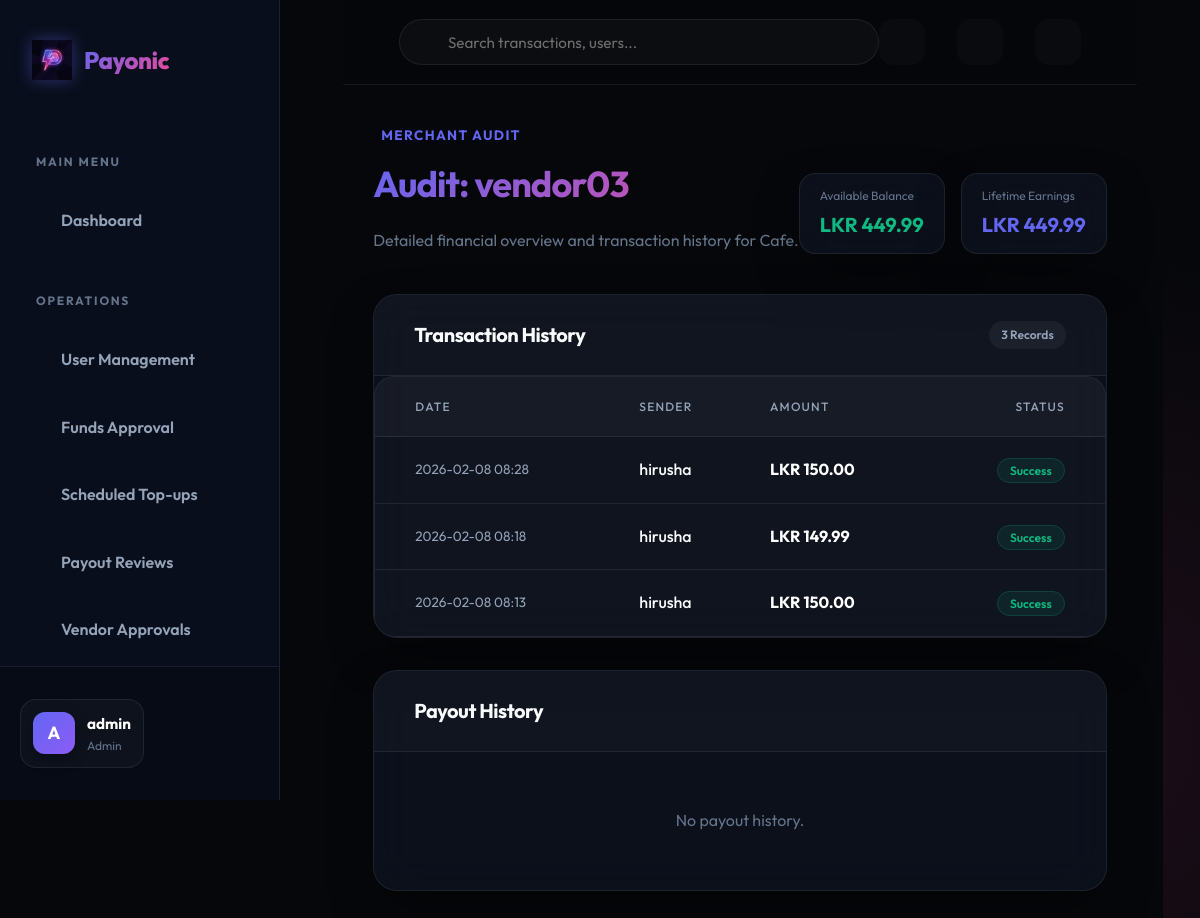
Screenshot of /admin/vendor/9/audit (signed in) with the database file from the repository.
### app/models.py (models this page shows, shortened)
class User(UserMixin, db.Model):
    id = db.Column(db.Integer, primary_key=True)
    username = db.Column(db.String(64), index=True, unique=True, nullable=False)
    email = db.Column(db.String(120), index=True, unique=True, nullable=False)
    password_hash = db.Column(db.String(128))
    role = db.Column(db.String(20), nullable=False)  # student, vendor, admin
    is_active_user = db.Column(db.Boolean, default=True)
    phone_number = db.Column(db.String(20))
    registration_number = db.Column(db.String(50)) # For students
    student_id = db.Column(db.String(20)) # Internal ID
    vendor_name = db.Column(db.String(100)) # For vendors
    business_name = db.Column(db.String(100)) # For vendors
    business_type = db.Column(db.String(50)) # For vendors
    is_approved_vendor = db.Column(db.Boolean, default=False)
    profile_pic = db.Column(db.String(255))
    merchant_id = db.Column(db.String(50), unique=True)
    bank_name = db.Column(db.String(100))
    account_number = db.Column(db.String(50))
    account_holder_name = db.Column(db.String(100))
    wallet = db.relationship('Wallet', backref='owner', uselist=False, lazy=True)
    sent_transactions = db.relationship('Transaction', foreign_keys='Transaction.sender_id', backref='sender', lazy='dynamic')
    received_transactions = db.relationship('Transaction', foreign_keys='Transaction.receiver_id', backref='receiver', lazy='dynamic')
    qr_codes = db.relationship('QRCode', backref='vendor', lazy='dynamic')
    payout_requests = db.relationship('PayoutRequest', foreign_keys='PayoutRequest.vendor_id', backref='vendor', lazy='dynamic')
    two_factor_enabled = db.Column(db.Boolean, default=False)
    otp_secret = db.Column(db.String(32))
    low_balance_threshold = db.Column(db.Float, default=100.0) # LKR
    refund_requests = db.relationship('RefundRequest', foreign_keys='RefundRequest.user_id', backref='requester', lazy='dynamic')
    budgets = db.relationship('Budget', backref='user', lazy='dynamic')
    created_bills = db.relationship('SplitBill', backref='creator', lazy='dynamic')
    split_participations = db.relationship('SplitBillParticipant', backref='user', lazy='dynamic')
    notifications = db.relationship('Notification', backref='user', lazy='dynamic')
    @property
    def is_active(self):
        return self.is_active_user
    @property
    def unread_notification_count(self):
        return self.notifications.filter_by(is_read=False).count()
    @property
    def lifetime_earnings(self):
        if self.role != 'vendor':
            return 0.0
        total = db.session.query(db.func.sum(Transaction.amount)).filter(
            Transaction.receiver_id == self.id,
            Transaction.status == 'completed'
        ).scalar()
        return total if total else 0.0

class Wallet(db.Model):
    id = db.Column(db.Integer, primary_key=True)
    user_id = db.Column(db.Integer, db.ForeignKey('user.id'), unique=True, nullable=False)
    balance = db.Column(db.Float, default=0.0)
    last_updated = db.Column(db.DateTime, default=datetime.utcnow, onupdate=datetime.utcnow)

class Transaction(db.Model):
    id = db.Column(db.Integer, primary_key=True)
    sender_id = db.Column(db.Integer, db.ForeignKey('user.id'), nullable=False)
    receiver_id = db.Column(db.Integer, db.ForeignKey('user.id'), nullable=False)
    amount = db.Column(db.Float, nullable=False)
    timestamp = db.Column(db.DateTime, index=True, default=datetime.utcnow)
    description = db.Column(db.String(255))
    category = db.Column(db.String(50), default='General') # Food, Education, etc.
    status = db.Column(db.String(20), default='completed') # completed, failed, pending

### app/admin/routes.py (the view)
@bp.route('/vendor/<int:id>/audit')
@login_required
def audit_vendor(id):
    if current_user.role != 'admin':
        return redirect(url_for('main.index'))
    vendor = User.query.get_or_404(id)
    if vendor.role != 'vendor':
        flash('User is not a vendor.')
        return redirect(url_for('admin.users'))
    transactions = Transaction.query.filter_by(receiver_id=vendor.id).order_by(Transaction.timestamp.desc()).all()
    payouts = PayoutRequest.query.filter_by(vendor_id=vendor.id).order_by(PayoutRequest.created_at.desc()).all()
    return render_template('admin/audit_vendor.html',
                           title=f'Audit: {vendor.username}',
                           vendor=vendor,
                           transactions=transactions,
                           payouts=payouts)

### app/models.py (called while the page is built)
@login.user_loader
def load_user(id):
    return User.query.get(int(id))

### app/templates/admin/audit_vendor.html (shortened to what this page needs)
{% extends "base.html" %}
{% block content %}
<div class="animate-fade-in">
    <div style="display: flex; justify-content: space-between; align-items: flex-end; margin-bottom: 2.5rem;">
        <div>
            <div
                style="display: flex; align-items: center; gap: 0.5rem; color: var(--primary); font-weight: 700; font-size: 0.85rem; text-transform: uppercase; letter-spacing: 0.1em; margin-bottom: 0.5rem;">
                 Merchant Audit
            </div>
            <h1 class="text-gradient" style="font-size: 2.25rem;">Audit: {{ vendor.username }}</h1>
            <p style="color: var(--text-dim);">Detailed financial overview and transaction history for {{
                vendor.vendor_name if vendor.vendor_name else "this merchant" }}.</p>
        </div>
        <div style="display: flex; gap: 1rem;">
            <div class="glass-panel" style="padding: 0.75rem 1.25rem; border-radius: 1rem;">
                <div style="font-size: 0.75rem; color: var(--text-dim); margin-bottom: 0.25rem;">Available Balance</div>
                <div style="font-weight: 700; color: var(--success); font-size: 1.25rem;">LKR {{
                    "{:.2f}".format(vendor.wallet.balance) }}</div>
            </div>
            <div class="glass-panel" style="padding: 0.75rem 1.25rem; border-radius: 1rem;">
                <div style="font-size: 0.75rem; color: var(--text-dim); margin-bottom: 0.25rem;">Lifetime Earnings</div>
                <div style="font-weight: 700; color: var(--primary); font-size: 1.25rem;">LKR {{
                    "{:.2f}".format(vendor.lifetime_earnings) }}</div>
            </div>
        </div>
    </div>
    <div class="portal-grid">
        <div class="col-span-8 glass-panel" style="padding: 0; overflow: hidden;">
            <div
                style="padding: 1.5rem 2.5rem; border-bottom: 1px solid var(--border); background: rgba(255,255,255,0.02); display: flex; justify-content: space-between; align-items: center;">
                <h3 style="margin: 0; font-size: 1.25rem;">Transaction History</h3>
                <span class="badge-pill" style="background: rgba(255,255,255,0.05); color: var(--text-muted);">{{
                    transactions|length }} Records</span>
            </div>
            <div class="table-container" style="max-height: 500px; overflow-y: auto;">
                <table style="width: 100%;">
                    <thead>
                        <tr>
                            <th style="padding-left: 2.5rem;">Date</th>
                            <th>Sender</th>
                            <th>Amount</th>
                            <th style="text-align: right; padding-right: 2.5rem;">Status</th>
                        </tr>
                    </thead>
                    <tbody>
                        {% for t in transactions %}
                        <tr>
                            <td style="padding-left: 2.5rem; color: var(--text-muted); font-size: 0.85rem;">{{
                                t.timestamp.strftime('%Y-%m-%d %H:%M') }}</td>
                            <td style="font-weight: 500;">{{ t.sender.username }}</td>
                            <td style="font-weight: 700; color: white;">LKR {{ "{:.2f}".format(t.amount) }}</td>
                            <td style="text-align: right; padding-right: 2.5rem;">
                                <span class="badge-pill"
                                    style="background: rgba(16, 185, 129, 0.1); color: var(--success); border: 1px solid rgba(16, 185, 129, 0.2);">
                                    Success
                                </span>
                            </td>
                        </tr>
                        {% else %}
                        <tr>
                            <td colspan="4" style="text-align: center; padding: 4rem; color: var(--text-dim);">No
                                transactions found.</td>
                        </tr>
                        {% endfor %}
                    </tbody>
                </table>
            </div>
        </div>
        <div class="col-span-4 glass-panel" style="padding: 0; overflow: hidden;">
            <div
                style="padding: 1.5rem 2.5rem; border-bottom: 1px solid var(--border); background: rgba(255,255,255,0.02);">
                <h3 style="margin: 0; font-size: 1.25rem;">Payout History</h3>
            </div>
            <div style="padding: 1.5rem 2.5rem;">
                <ul class="activity-feed">
                    {% for p in payouts %}
                    <li class="activity-item">
                        <div class="activity-icon"
                            style="background: {{ 'rgba(16, 185, 129, 0.1)' if p.status == 'approved' else ('rgba(239, 68, 68, 0.1)' if p.status == 'rejected' else 'rgba(245, 158, 11, 0.1)') }}; color: {{ 'var(--success)' if p.status == 'approved' else ('var(--danger)' if p.status == 'rejected' else 'var(--warning)') }};">
                            <i
                                class="{{ 'ri-checkbox-circle-line' if p.status == 'approved' else ('ri-close-circle-line' if p.status == 'rejected' else 'ri-timer-line') }}"></i>
                        </div>
                        <div class="activity-content">
                            <div class="activity-title" style="font-weight: 700; color: white;">LKR {{
                                "{:.2f}".format(p.amount) }}</div>
                            <div class="activity-time" style="font-size: 0.75rem;">{{ p.created_at.strftime('%b %d, %Y')
                                }} • <b>{{ p.status|upper }}</b></div>
                            <div style="font-size: 0.7rem; color: var(--text-dim); margin-top: 0.25rem;">{{ p.bank_name
                                }} ({{ p.account_number }})</div>
                        </div>
                    </li>
                    {% else %}
                    <p style="text-align: center; padding: 2rem; color: var(--text-dim);">No payout history.</p>
                    {% endfor %}
                </ul>
            </div>
        </div>
    </div>
</div>
{% endblock %}

### app/templates/base.html (shortened to what this page needs)
<!doctype html>
<html lang="en">
<head>
  <link rel="stylesheet" href="{{ url_for('static', filename='css/style.css') }}">
  <link href="https://cdn.jsdelivr.net/npm/remixicon@3.5.0/fonts/remixicon.css" rel="stylesheet">
</head>
<body>
  {% set is_portal = current_user.is_authenticated %}
  <div class="{{ 'portal-layout' if is_portal else 'landing-layout' }}">
    {% if is_portal %}
    <aside class="sidebar">
      <div class="sidebar-brand">
        <a href="{{ url_for('main.index') }}" class="nav-brand">
          <img src="{{ url_for('static', filename='img/payonic_logo.png') }}" alt="Payonic Logo">
          <span class="text-gradient">Payonic</span>
        </a>
      </div>
      <nav class="sidebar-nav">
        <div class="nav-section">Main Menu</div>
        <a href="{{ url_for('main.dashboard' if current_user.role == 'student' else ('vendor.dashboard' if current_user.role == 'vendor' else 'admin.dashboard')) }}"
          class="sidebar-link {{ 'active' if request.endpoint in ['main.dashboard', 'vendor.dashboard', 'admin.dashboard'] }}">
           Dashboard
        </a>
        {% if current_user.role == 'admin' %}
        <div class="nav-section">Operations</div>
        <a href="{{ url_for('admin.users') }}" class="sidebar-link {{ 'active' if request.endpoint == 'admin.users' }}">
           User Management
        </a>
        <a href="{{ url_for('admin.requests') }}"
          class="sidebar-link {{ 'active' if request.endpoint == 'admin.requests' }}">
           Funds Approval
        </a>
        <a href="{{ url_for('admin.manage_scheduled_topups') }}"
          class="sidebar-link {{ 'active' if request.endpoint == 'admin.manage_scheduled_topups' }}">
           Scheduled Top-ups
        </a>
        <a href="{{ url_for('admin.payouts') }}"
          class="sidebar-link {{ 'active' if request.endpoint == 'admin.payouts' }}">
           Payout Reviews
        </a>
        <a href="{{ url_for('admin.pending_vendors') }}"
          class="sidebar-link {{ 'active' if request.endpoint == 'admin.pending_vendors' }}">
           Vendor Approvals
        </a>
        {% endif %}
      </nav>
      <div class="sidebar-footer">
        <div class="user-pill">
          <div class="user-avatar"
            style="overflow: hidden; display: flex; align-items: center; justify-content: center;">
            {% if current_user.profile_pic %}
            <img src="{{ url_for('static', filename=current_user.profile_pic) }}" alt="P"
              style="width: 100%; height: 100%; object-fit: cover;">
            {% else %}
            {{ current_user.username[0]|upper }}
            {% endif %}
          </div>
          <div class="user-info">
            <div class="user-name">{{ current_user.username }}</div>
            <div class="user-role">{{ current_user.role }}</div>
          </div>
        </div>
        <a href="{{ url_for('auth.logout') }}" class="logout-btn" title="Logout">
        </a>
      </div>
    </aside>
    {% endif %}
    <main class="{{ 'main-wrapper' if is_portal else 'landing-main' }}">
      {% if is_portal %}
      <header class="portal-header">
        <div class="header-search">
          <input type="text" placeholder="Search transactions, users...">
        </div>
        <div class="header-actions">
          <a href="{{ url_for('main.notifications') }}" class="action-icon">
          </a>
          <button id="theme-toggle" class="action-icon"
            style="border: none; cursor: pointer; color: var(--text-dim); outline: none;">
          </button>
          <a href="{{ url_for('main.settings') }}" class="action-icon">
          </a>
        </div>
      </header>
      {% endif %}
      <div class="{{ 'portal-content' if is_portal else 'container landing-content' }}">
        {% block content %}{% endblock %}
      </div>
    </main>
  </div>
</body>
</html>

### rows the page displays
User: username "A", username "admin", role "Admin"
User: username "vendor03", vendor_name "Cafe", lifetime_earnings "449.99"
Wallet: wallet.balance "449.99"
Transaction: timestamp "2026-02-08 08:28", sender.username "hirusha", amount "150.00"
Transaction: timestamp "2026-02-08 08:18", sender.username "hirusha", amount "149.99"
Transaction: timestamp "2026-02-08 08:13", sender.username "hirusha", amount "150.00"

### other values shown
{{ transactions|length }} "3"
